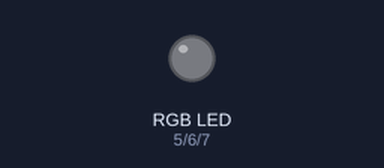
A sketch run on a simulated Arduino Uno, built with avr-gcc and run on an emulated ATmega328P. Parts: an RGB LED mixed from three pins (HIGH = lit).

Above: at 0.2 s.
At 1.2 s:
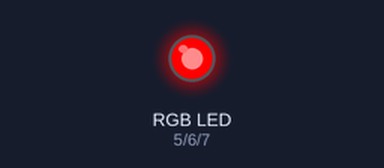
At 3.2 s:
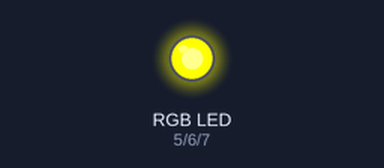
At 4.7 s:
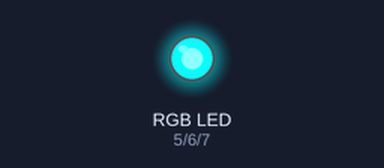
Timing chart, 0 to 5.9 s (numbered marks = the images above):
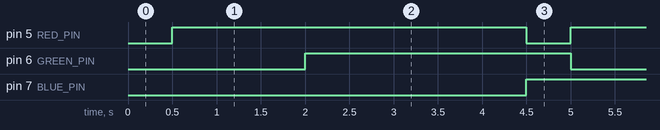

The sketch:

rgb_blink.ino
```cpp
#define RED_PIN 5
#define GREEN_PIN 6
#define BLUE_PIN 7

void setup() {
  // put your setup code here, to run once:
  pinMode(RED_PIN, OUTPUT);
  pinMode(GREEN_PIN, OUTPUT);
  pinMode(BLUE_PIN, OUTPUT);
}

void loop() {
  // put your main code here, to run repeatedly:
  digitalWrite(RED_PIN, LOW);
  delay(500);
  digitalWrite(RED_PIN, HIGH);

  digitalWrite(GREEN_PIN, LOW);
  delay(1500);
  digitalWrite(GREEN_PIN, HIGH);

  digitalWrite(BLUE_PIN, LOW);
  delay(2500);
  digitalWrite(BLUE_PIN, HIGH);
}
```

Measured:
- by itself, pin 5 (RED_PIN): alternates HIGH for 4.0 s and LOW for 0.50 s
- by itself, pin 6 (GREEN_PIN): alternates HIGH for 3.0 s and LOW for 1.5 s
- by itself, pin 7 (BLUE_PIN): alternates HIGH for 2.0 s and LOW for 2.5 s
